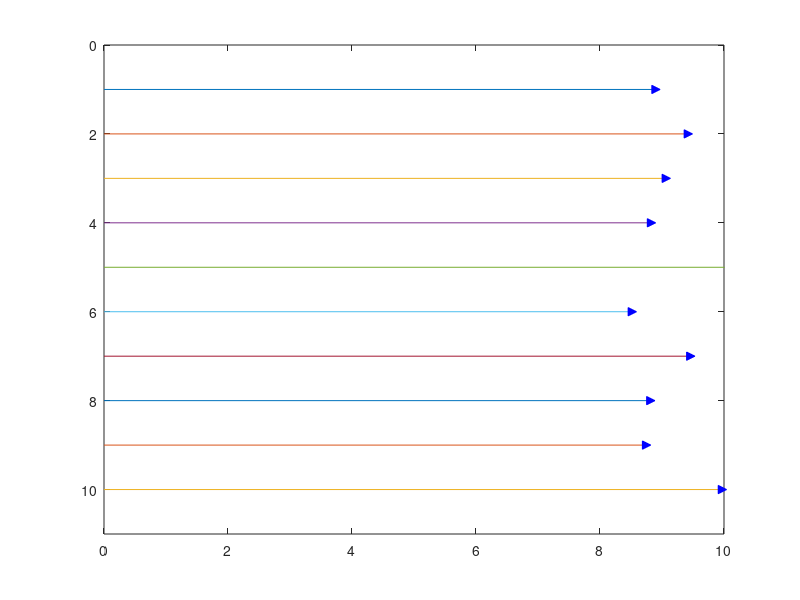

Recreate this plot in MATLAB.
%SNAILRACE  Bet on racing snails.
%   Bet on a snail that you fancy,
%   then press a key to watch the race and
%   see which snail that won the race.
%   (There is no input for this game.)
%
%   Next version will enable to input money to wager
%   for a specific snail that you want to bet on.
%   Also, it will feature the possibility of buying a
%   snail and train it or just to study the trend of
%   physical improvement for a specific snail (others
%   train it).
%
%   This is a very simple game yet so far, and is an
%   example on how to make a simple game in matlab.
%   It's not very addictive though. But might come in handy
%   when you're bored.

% Copyright (c) 2003-08-10, B. Rasmus Anthin.
% Revision 2003-09-23.

goal=10;
snails=10;
x=zeros(snails,1);
x0=x;
y=(1:snails)';
ax=[0 goal 0 snails+1];
w=abs(randn(snails,1))*.01+1;
fprintf('\n  The odds:\n\n')
for i=1:snails
   n=num2str(i);
   if i<10, n=[' ' n];end
   odds=sprintf('%.2f',w(i)/sum(w)*100);
   if w(i)/sum(w)<10, odds=[' ' odds];end
   fprintf([' '  n ' : ' odds '%%\n'])
end
pause
while all(x<goal)
   x=x+w.*rand(snails,1)*.15;
   plot([x0 x]',[y y]',x,y,'>','markerface','b','markeredge','b')
   axis(ax)
   axis ij
   drawnow
end
winner=find(x==max(x));
winner=winner(1);          %not really necessary :-)
fprintf(['\n\n  And the winner is snail ' num2str(winner) '!\n\n'])